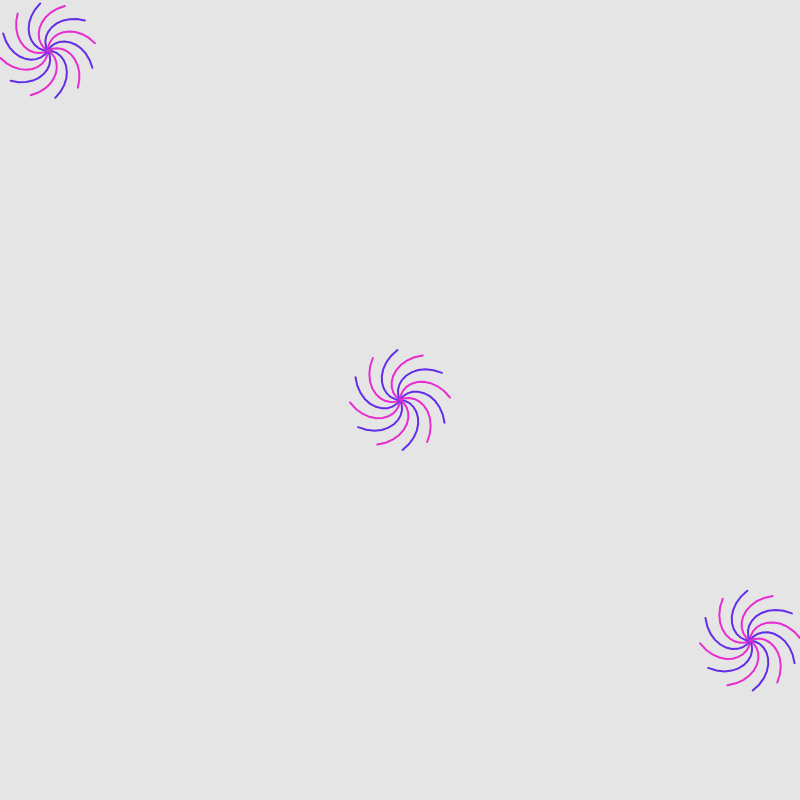
Frame 1 (no input)
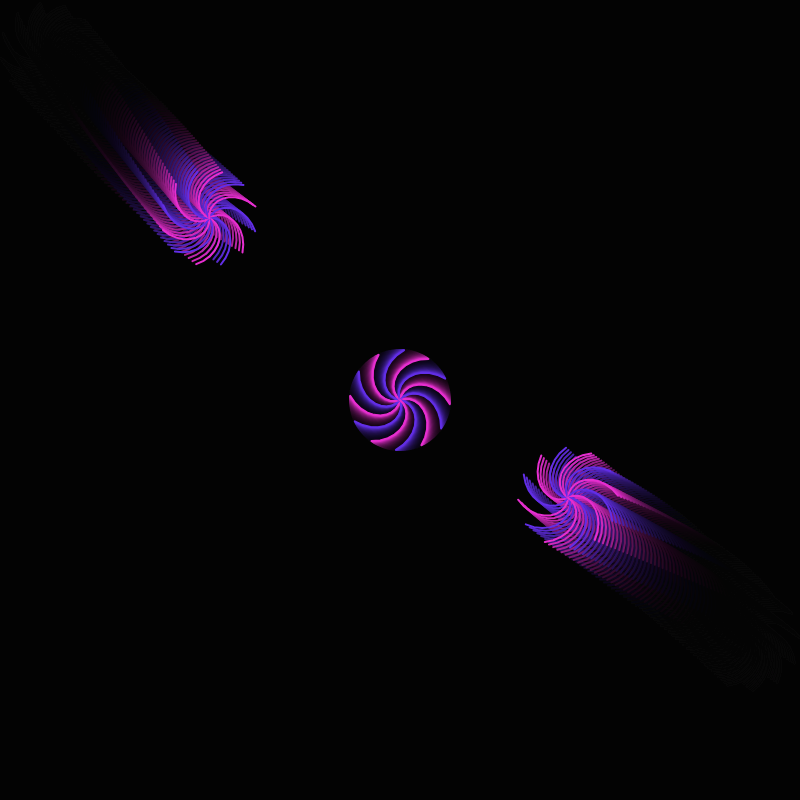
Frame 60 (no input)
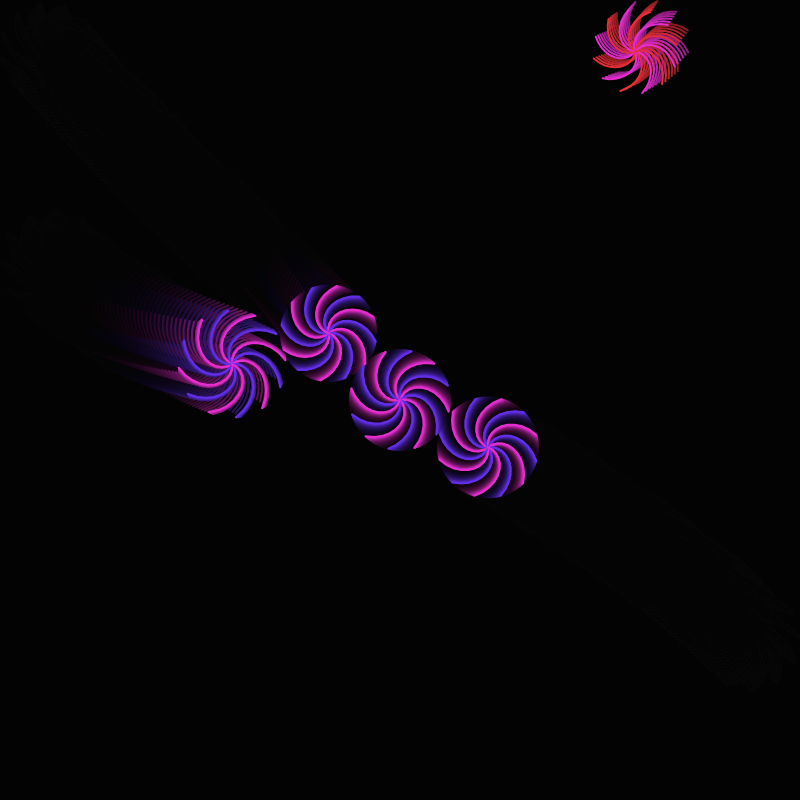
Frame 120 (the mouse pressed at the canvas centre since frame 60)

The p5.js sketch that drew these frames (run headless with seeded random() and noise() and a simulated clock; from frame 60 on, the mouse is pressed at the canvas centre):

// p5.js sketch
// ── sketch.js
let circles = [];
let baseHue;
const CANVAS_SIZE = 800;
const MIN_SIZE = 40;
const MAX_SIZE = 120;
const SPIRAL_SEGMENTS = 12;
const SPIRAL_STEPS = 10;
const GRAVITY_STRENGTH = 0.15;  // Added gravity constant

class Circle {
  constructor(x, y, size, isCenter = false) {
    this.x = x;
    this.y = y;
    this.size = size;
    this.radius = size / 2;
    this.rotation = 0;
    this.speed = isCenter ? 0.02 : random(0.015, 0.025);
    this.direction = isCenter ? 1 : (random() < 0.5 ? 1 : -1);
    this.moving = !isCenter;
    this.velocity = createVector(
      this.moving ? (random() < 0.5 ? -2 : 2) : 0,
      this.moving ? (random() < 0.5 ? -2 : 2) : 0
    );
    this.hue = baseHue + (random() < 0.5 ? 0 : 50);
    this.spiralPoints = this.calculateSpiralPoints();
  }

  calculateSpiralPoints() {
    let points = [];
    for (let i = 0; i < SPIRAL_SEGMENTS; i++) {
      let segmentPoints = [];
      let angle = TWO_PI * (i / SPIRAL_SEGMENTS);
      
      for (let r = 0; r <= this.radius; r += this.radius / SPIRAL_STEPS) {
        let x = r * cos(angle + (r * 0.03));
        let y = r * sin(angle + (r * 0.03));
        segmentPoints.push({x, y});
      }
      points.push(segmentPoints);
    }
    return points;
  }

  update() {
    if (this.moving) {
      // Apply gravity towards center
      let centerX = CANVAS_SIZE / 2;
      let centerY = CANVAS_SIZE / 2;
      let angleToCenter = atan2(centerY - this.y, centerX - this.x);
      let distToCenter = dist(this.x, this.y, centerX, centerY);
      
      // Gravity gets stronger as circles get further from center
      let gravityMultiplier = map(distToCenter, 0, CANVAS_SIZE, 0.5, 2);
      
      // Add gravity to velocity
      this.velocity.x += cos(angleToCenter) * GRAVITY_STRENGTH * gravityMultiplier;
      this.velocity.y += sin(angleToCenter) * GRAVITY_STRENGTH * gravityMultiplier;
      
      // Limit velocity to prevent excessive speed
      let speed = this.velocity.mag();
      if (speed > 4) {
        this.velocity.setMag(4);
      }
      
      // Apply velocity
      this.x += this.velocity.x;
      this.y += this.velocity.y;
      
      // Bounce off canvas edges with some velocity loss
      if (this.x - this.radius < 0) {
        this.x = this.radius;
        this.velocity.x = abs(this.velocity.x) * 0.8;
      } else if (this.x + this.radius > CANVAS_SIZE) {
        this.x = CANVAS_SIZE - this.radius;
        this.velocity.x = -abs(this.velocity.x) * 0.8;
      }
      
      if (this.y - this.radius < 0) {
        this.y = this.radius;
        this.velocity.y = abs(this.velocity.y) * 0.8;
      } else if (this.y + this.radius > CANVAS_SIZE) {
        this.y = CANVAS_SIZE - this.radius;
        this.velocity.y = -abs(this.velocity.y) * 0.8;
      }
      
      // Add slight damping to prevent perpetual bouncing
      this.velocity.mult(0.995);
    }
    
    this.rotation += this.speed * this.direction;
  }

  checkCollision(other) {
    if (this === other || !this.moving) return false;
    
    let d = dist(this.x, this.y, other.x, other.y);
    let minDist = this.radius + other.radius;
    
    if (d < minDist) {
      // Calculate position adjustment
      let angle = atan2(this.y - other.y, this.x - other.x);
      this.x = other.x + cos(angle) * minDist;
      this.y = other.y + sin(angle) * minDist;
      
      this.direction = -other.direction;
      this.moving = false;
      this.velocity.set(0, 0);
      return true;
    }
    return false;
  }

  draw() {
    push();
    translate(this.x, this.y);
    rotate(this.rotation);
    
    noFill();
    strokeWeight(2);
    
    for (let i = 0; i < SPIRAL_SEGMENTS; i++) {
      stroke(i % 2 === 0 ? this.hue : (this.hue + 50) % 360, 80, 90);
      beginShape();
      for (let point of this.spiralPoints[i]) {
        vertex(point.x, point.y);
      }
      endShape();
    }
    pop();
  }
}

function setup() {
  createCanvas(CANVAS_SIZE, CANVAS_SIZE);
  colorMode(HSB, 360, 100, 100);
  baseHue = random(360);
  
  // Create center circle
  circles.push(new Circle(width/2, height/2, 100, true));
  
  // Add initial moving circles
  addNewCircle();
  addNewCircle();
}

function draw() {
  background(0, 0.1);
  
  // Update and check collisions
  for (let circle of circles) {
    circle.update();
    for (let other of circles) {
      circle.checkCollision(other);
    }
  }
  
  // Draw all circles
  for (let circle of circles) {
    circle.draw();
  }
  
  // Add new circle if there are no moving circles and we're under the limit
  if (!circles.some(c => c.moving) && circles.length < 20) {
    addNewCircle();
  }
}

function addNewCircle() {
  let size = random(MIN_SIZE, MAX_SIZE);
  let x, y;
  let side = floor(random(4));
  
  switch(side) {
    case 0: // Top
      x = random(CANVAS_SIZE);
      y = -size;
      break;
    case 1: // Right
      x = CANVAS_SIZE + size;
      y = random(CANVAS_SIZE);
      break;
    case 2: // Bottom
      x = random(CANVAS_SIZE);
      y = CANVAS_SIZE + size;
      break;
    case 3: // Left
      x = -size;
      y = random(CANVAS_SIZE);
      break;
  }
  
  circles.push(new Circle(x, y, size));
}

function mousePressed() {
  if (circles.length < 8) {
    addNewCircle();
  }
}
